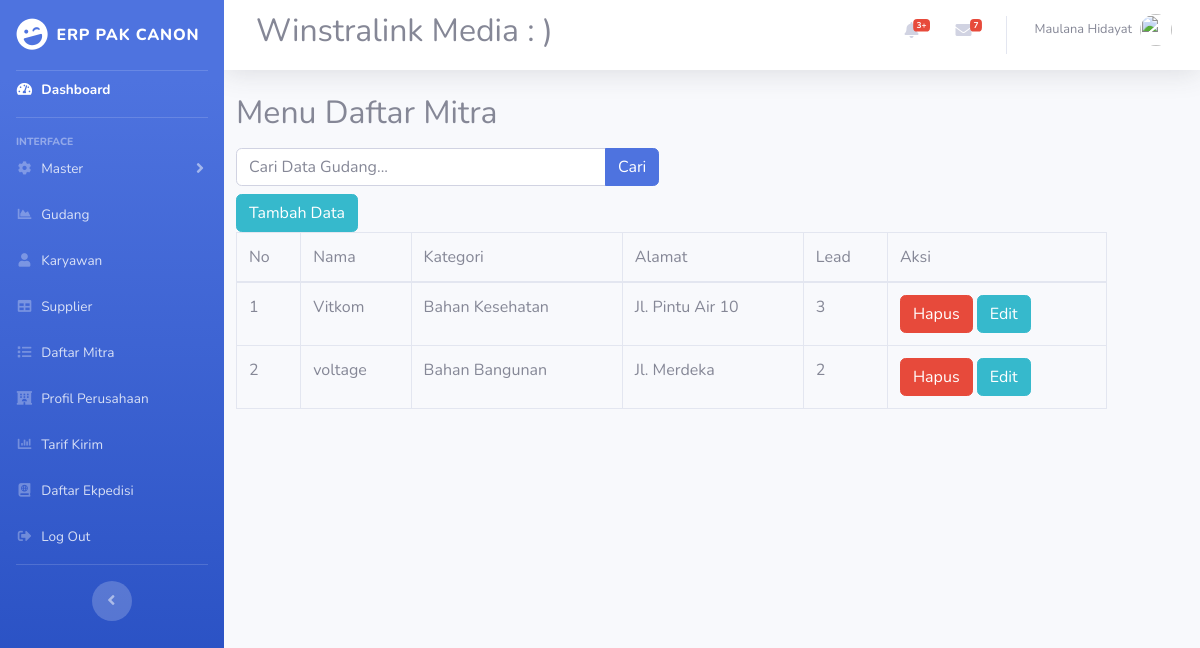
Page /index.php/daftar on the committed database.
### tables this page shows
CREATE TABLE `daftarmitra` (
  `id` int(11) NOT NULL,
  `nama` varchar(50) NOT NULL,
  `alamat` varchar(50) NOT NULL,
  `kategori` varchar(50) NOT NULL,
  `lead` varchar(100) NOT NULL
);

### application/controllers/Daftar.php (called while the page is built, shortened)
<?php
class Daftar extends CI_Controller {
    public function __construct(){
        $this->load->model('m_daftar');
        $this->load->library('form_validation');
    }
    public function index(){
        $topik['judul'] = 'Halaman Menu Gudang';
        $data['daftarmitra'] = $this->m_daftar->tampil_data();
        $this->load->view('templates/header',$topik);
        $this->load->view('daftarmitra/index',$data);
        $this->load->view('templates/footer');
    }
}

### index.php (called while the page is built, shortened)
<?php
require_once BASEPATH.'core/CodeIgniter.php';

### application/models/m_daftar.php (called while the page is built, shortened)
<?php
class M_daftar extends CI_Model
{
    public function tampil_data(){
        return $this->db->get('daftarmitra')->result_array();
    }
}

### application/views/daftarmitra/index.php (the view, shortened to what this page needs)
<div class="content-wrapper col-11">
<section class="content-header ml mt-2 auto">
<h2>
    Menu Daftar Mitra
    <div class="row mt-3">
    <div class="col-md-6">
        <form action="" method="post">
            <div class="input-group">
            <input type="text" name="keyword" id="" placeholder="Cari Data Gudang..." class="form-control" autocomplete="off">
            <div class="input-group-append">
                <button type="submit" class="btn btn-primary">Cari</button>
            </div>
            </div>
        </form>
    </div>
</div>
</h2>
<div>
<div class="">
<a href="<?= base_url('gudang/tambah');?>" class="btn btn-info">Tambah Data</a>
<div class="table-responsive">
<table class="table table-bordered" id="dataTable" width="100%" cellspacing="0">
<thead>
<tr>
    <td>No</td>
    <td class="center">Nama</td>
    <td class="center">Kategori</td>
    <td class="center">Alamat</td>
    <td class="center">Lead</td>
    <td class="center">Aksi</td>
</tr>
</thead>
<tbody>
<tr>
    <?php $i=1;?>
    <?php foreach ($daftarmitra as $dft) :?>
    <td><?=$i;?></td>
    <td><?=$dft['nama'];?></td>
    <td><?=$dft['kategori'];?></td>
    <td><?=$dft['alamat'];?></td>
    <td><?=$dft['lead'];?></td>
    <td>
        <a href="<?=base_url();?>dosen/hapus/<?=$dft['id'];?>" class="btn btn-danger" onclick="return confirm('Yakin ingin dihapus');">Hapus</a>
        <a href="<?=base_url();?>dosen/edit/<?=$dft['id'];?>" class="btn btn-info">Edit</a>
    </td>
</tr>
<?php $i++;?>
    <?php endforeach;?>
</tbody>
</table>
    </div>
</div>

### rows in the picture
daftarmitra: nama "Vitkom", kategori "Bahan Kesehatan", alamat "Jl. Pintu Air 10", lead "3"
daftarmitra: nama "voltage", kategori "Bahan Bangunan", alamat "Jl. Merdeka", lead "2"
